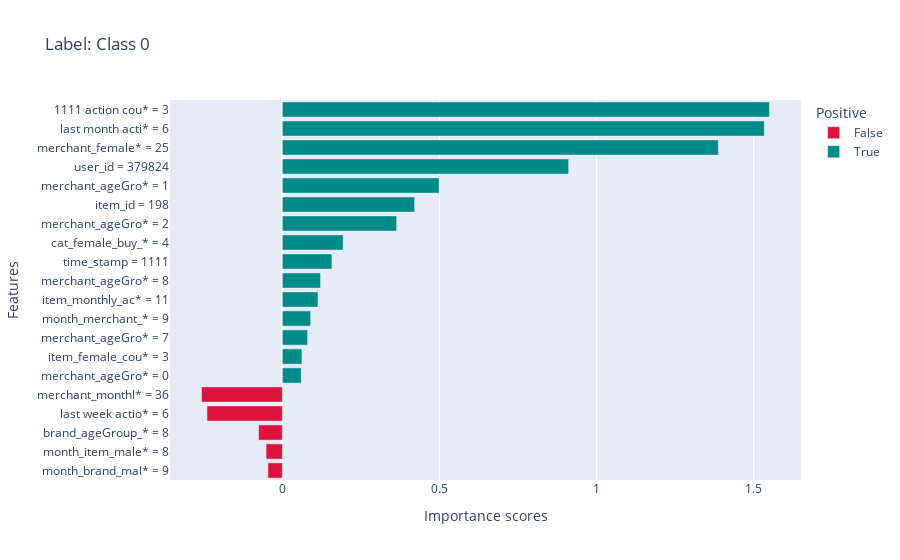

Source (notebook cell):
### Code cell
test_instances = train_data[0:10]
local_explanations = explainer.explain(X=test_instances)
index = 0
print("SHAP results:")
local_explanations["shap"].ipython_plot(index, class_names=class_names)

### Figure 1 — Plotly figure (JSON) as saved in the notebook; plotly's stock layout.template omitted (floating-point values rounded to 4 significant figures)
{"data": [{"alignmentgroup": "True", "hovertemplate": "Positive=False<br>Importance scores=%{x}<br>Features=%{y}<extra></extra>", "legendgroup": "False", "marker": {"color": "#DC143C", "pattern": {"shape": ""}}, "name": "False", "offsetgroup": "False", "orientation": "h", "showlegend": true, "textposition": "auto", "type": "bar", "x": [-0.04595, -0.05182, -0.07552, -0.2399, -0.2572], "xaxis": "x", "y": ["month_brand_mal* = 9", "month_item_male* = 8", "brand_ageGroup_* = 8", "last week actio* = 6", "merchant_monthl* = 36"], "yaxis": "y"}, {"alignmentgroup": "True", "hovertemplate": "Positive=True<br>Importance scores=%{x}<br>Features=%{y}<extra></extra>", "legendgroup": "True", "marker": {"color": "#008B8B", "pattern": {"shape": ""}}, "name": "True", "offsetgroup": "True", "orientation": "h", "showlegend": true, "textposition": "auto", "type": "bar", "x": [0.05998, 0.06237, 0.08034, 0.08998, 0.1135, 0.1215, 0.1577, 0.1936, 0.3636, 0.4209, 0.4988, 0.9112, 1.388, 1.534, 1.55], "xaxis": "x", "y": ["merchant_ageGro* = 0", "item_female_cou* = 3", "merchant_ageGro* = 7", "month_merchant_* = 9", "item_monthly_ac* = 11", "merchant_ageGro* = 8", "time_stamp = 1111", "cat_female_buy_* = 4", "merchant_ageGro* = 2", "item_id = 198", "merchant_ageGro* = 1", "user_id = 379824", "merchant_female* = 25", "last month acti* = 6", "1111 action cou* = 3"], "yaxis": "y"}], "layout": {"barmode": "relative", "legend": {"title": {"text": "Positive"}, "tracegroupgap": 0}, "title": {"text": "Label: Class 0"}, "xaxis": {"anchor": "y", "domain": [0, 1], "title": {"text": "Importance scores"}}, "yaxis": {"anchor": "x", "domain": [0, 1], "title": {"text": "Features"}}}}
